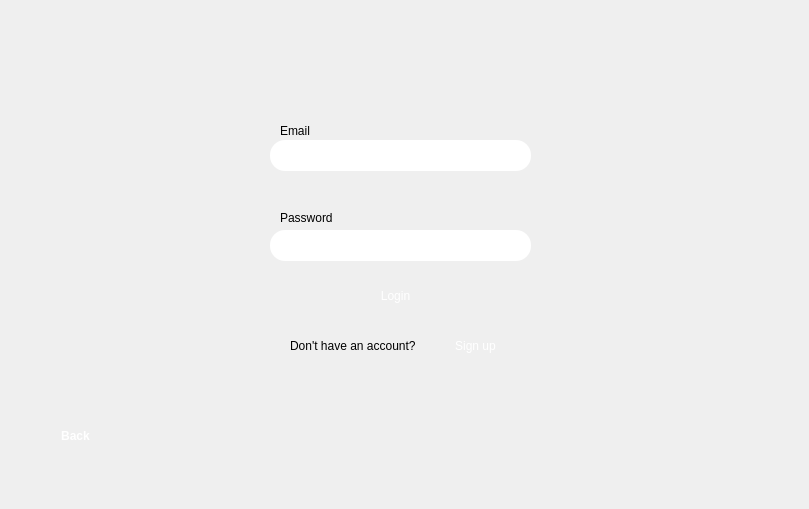
    <widget class="QWidget" name="Login_page">
     <widget class="QLabel" name="label_21">
      <property name="geometry">
       <rect>
        <x>0</x>
        <y>0</y>
        <width>800</width>
        <height>500</height>
       </rect>
      </property>
      <property name="styleSheet">
       <string notr="true"/>
      </property>
      <property name="text">
       <string/>
      </property>
      <property name="pixmap">
       <pixmap resource="ResourceC.qrc">:/new/prefix1/ImageC/back12.jpeg</pixmap>
      </property>
      <property name="scaledContents">
       <bool>true</bool>
      </property>
     </widget>
     <widget class="QLabel" name="label_6">
      <property name="geometry">
       <rect>
        <x>280</x>
        <y>120</y>
        <width>31</width>
        <height>21</height>
       </rect>
      </property>
      <property name="styleSheet">
       <string notr="true">font: 700 9pt &quot;Segoe UI&quot;;
</string>
      </property>
      <property name="text">
       <string>Email</string>
      </property>
     </widget>
     <widget class="QLineEdit" name="Email_input_login">
      <property name="geometry">
       <rect>
        <x>270</x>
        <y>140</y>
        <width>261</width>
        <height>31</height>
       </rect>
      </property>
      <property name="styleSheet">
       <string notr="true">image: url(:/new/prefix1/ImageC/login2.png);
border-style: solid;
 border-width:0px;
 border-radius:15px;
 max-width:1000px;
 max-height:1000px;
 min-width:0px;
 min-height:0px;;
font: 700 9pt &quot;Segoe UI&quot;;</string>
      </property>
      <property name="text">
       <string/>
      </property>
      <property name="frame">
       <bool>false</bool>
      </property>
     </widget>
     <widget class="QLabel" name="label_7">
      <property name="geometry">
       <rect>
        <x>280</x>
        <y>210</y>
        <width>53</width>
        <height>16</height>
       </rect>
      </property>
      <property name="styleSheet">
       <string notr="true">font: 700 9pt &quot;Segoe UI&quot;;
</string>
      </property>
      <property name="text">
       <string>Password</string>
      </property>
     </widget>
     <widget class="QLineEdit" name="Password_input_login">
      <property name="geometry">
       <rect>
        <x>270</x>
        <y>230</y>
        <width>261</width>
        <height>31</height>
       </rect>
      </property>
      <property name="styleSheet">
       <string notr="true">image: url(:/new/prefix1/ImageC/login2.png);
border-style: solid;
 border-width:0px;
 border-radius:15px;
 max-width:1000px;
 max-height:1000px;
 min-width:0px;
 min-height:0px;;
font: 700 9pt &quot;Segoe UI&quot;;</string>
      </property>
      <property name="text">
       <string/>
      </property>
      <property name="frame">
       <bool>false</bool>
      </property>
      <property name="echoMode">
       <enum>QLineEdit::PasswordEchoOnEdit</enum>
      </property>
     </widget>
     <widget class="QPushButton" name="Login_button">
      <property name="geometry">
       <rect>
        <x>350</x>
        <y>280</y>
        <width>91</width>
        <height>31</height>
       </rect>
      </property>
      <property name="styleSheet">
       <string notr="true">font: 700 9pt &quot;Segoe UI&quot;;
color: rgb(255, 255, 255);
image: url(:/new/prefix1/ImageC/button4.png);
border-style: solid;

 border-radius:10px;
 max-width:100px;
 max-height:100px;
 min-width:0px;
 min-height:0px;</string>
      </property>
      <property name="text">
       <string>Login</string>
      </property>
     </widget>
     <widget class="QLabel" name="label_118">
      <property name="geometry">
       <rect>
        <x>290</x>
        <y>330</y>
        <width>141</width>
        <height>31</height>
       </rect>
      </property>
      <property name="styleSheet">
       <string notr="true">font: 700 9pt &quot;Segoe UI&quot;;
</string>
      </property>
      <property name="text">
       <string>Don't have an account?</string>
      </property>
     </widget>
     <widget class="QPushButton" name="Sign_up_main_button">
      <property name="geometry">
       <rect>
        <x>430</x>
        <y>330</y>
        <width>91</width>
        <height>31</height>
       </rect>
      </property>
      <property name="styleSheet">
       <string notr="true">font: 700 9pt &quot;Segoe UI&quot;;
color: rgb(255, 255, 255);
image: url(:/new/prefix1/ImageC/button4.png);
border-style: solid;
;
 border-radius:10px;
 max-width:100px;
 max-height:100px;
 min-width:0px;
 min-height:0px;</string>
      </property>
      <property name="text">
       <string>Sign up</string>
      </property>
     </widget>
     <widget class="QPushButton" name="Login_back_button">
      <property name="geometry">
       <rect>
        <x>30</x>
        <y>410</y>
        <width>91</width>
        <height>51</height>
       </rect>
      </property>
      <property name="font">
       <font>
        <family>Segoe UI</family>
        <pointsize>9</pointsize>
        <italic>false</italic>
        <bold>true</bold>
        <underline>false</underline>
        <strikeout>false</strikeout>
       </font>
      </property>
      <property name="styleSheet">
       <string notr="true">font: 700 9pt &quot;Segoe UI&quot;;
color: rgb(255, 255, 255);
image: url(:/new/prefix1/ImageC/button4.png);
border-style: solid;

 border-radius:10px;
 max-width:100px;
 max-height:100px;
 min-width:0px;
 min-height:0px;</string>
      </property>
      <property name="text">
       <string>Back</string>
      </property>
     </widget>
     <zorder>label_21</zorder>
     <zorder>label_6</zorder>
     <zorder>label_7</zorder>
     <zorder>Login_button</zorder>
     <zorder>label_118</zorder>
     <zorder>Sign_up_main_button</zorder>
     <zorder>Login_back_button</zorder>
     <zorder>Email_input_login</zorder>
     <zorder>Password_input_login</zorder>
    </widget>
